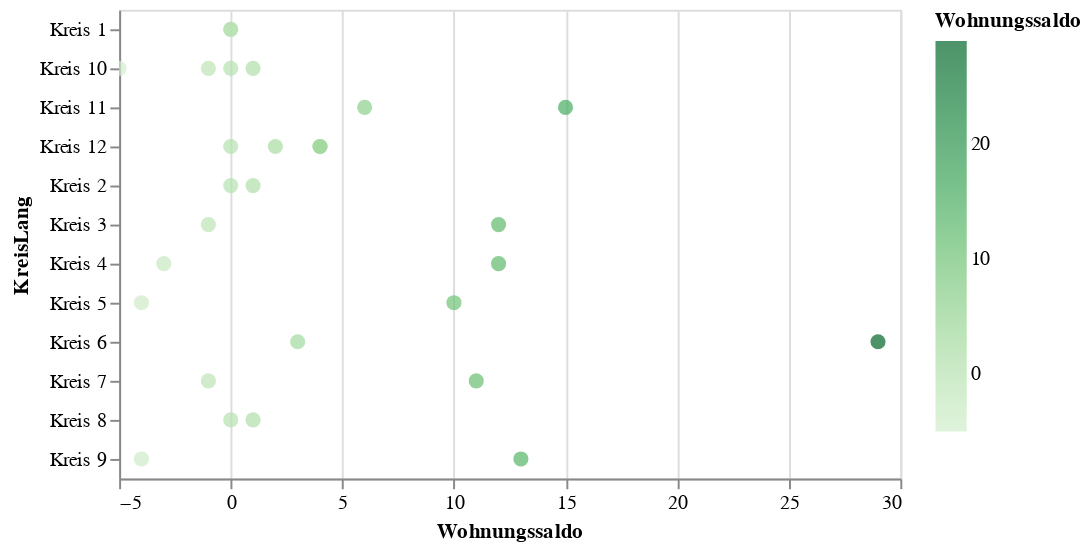

Notebook code for this chart:
### Code cell
alt.Chart(mySelection).mark_circle(size=60).encode(
    x='Wohnungssaldo',
    y='KreisLang',
    #color='AnzWhg',
    #color=alt.Color('EigentumsartLang', scale=alt.Scale(scheme='dark2')),
    color=alt.Color('Wohnungssaldo', scale=alt.Scale(scheme='greens')),
    tooltip=['Jahr', 'KreisCd', 'KreisLang', 'EigentumsartCd', 'EigentumsartLang', 'Wohnungsgroesse']
).interactive() # this makes the axes interactive: now you can zoom & pan

### Figure 1 — Vega-Lite specification as saved in the notebook (floating-point values rounded to 4 significant figures)
{"config": {"view": {"continuousWidth": 400, "continuousHeight": 300}}, "data": {"name": "data-192e9679cf2b1db87169a0cdbdda227a"}, "mark": {"type": "circle", "size": 60}, "encoding": {"color": {"type": "quantitative", "field": "Wohnungssaldo", "scale": {"scheme": "greens"}}, "tooltip": [{"type": "temporal", "field": "Jahr"}, {"type": "quantitative", "field": "KreisCd"}, {"type": "nominal", "field": "KreisLang"}, {"type": "quantitative", "field": "EigentumsartCd"}, {"type": "nominal", "field": "EigentumsartLang"}, {"type": "nominal", "field": "Wohnungsgroesse"}], "x": {"type": "quantitative", "field": "Wohnungssaldo"}, "y": {"type": "nominal", "field": "KreisLang"}}, "selection": {"selector003": {"type": "interval", "bind": "scales", "encodings": ["x", "y"]}}, "$schema": "https://vega.github.io/schema/vega-lite/v4.8.1.json", "datasets": {"data-192e9679cf2b1db87169a0cdbdda227a": [{"Jahr": "2021-01-01T00:00:00", "KreisCd": 1, "KreisLang": "Kreis 1", "EigentumsartCd": 4, "EigentumsartLang": "Natürliche Personen", "Wohnungsgroesse": "AnzGbdWhgStatZim1_3_saldo", "Wohnungssaldo": 0}, {"Jahr": "2021-01-01T00:00:00", "KreisCd": 1, "KreisLang": "Kreis 1", "EigentumsartCd": 4, "EigentumsartLang": "Natürliche Personen", "Wohnungsgroesse": "AnzGbdWhgStatZim4plus_saldo", "Wohnungssaldo": 0}, {"Jahr": "2021-01-01T00:00:00", "KreisCd": 10, "KreisLang": "Kreis 10", "EigentumsartCd": 2, "EigentumsartLang": "Wohnbaugenossenschaften", "Wohnungsgroesse": "AnzGbdWhgStatZim1_3_saldo", "Wohnungssaldo": -5}, {"Jahr": "2021-01-01T00:00:00", "KreisCd": 10, "KreisLang": "Kreis 10", "EigentumsartCd": 2, "EigentumsartLang": "Wohnbaugenossenschaften", "Wohnungsgroesse": "AnzGbdWhgStatZim4plus_saldo", "Wohnungssaldo": 0}, {"Jahr": "2021-01-01T00:00:00", "KreisCd": 10, "KreisLang": "Kreis 10", "EigentumsartCd": 4, "EigentumsartLang": "Natürliche Personen", "Wohnungsgroesse": "AnzGbdWhgStatZim1_3_saldo", "Wohnungssaldo": -1}, {"Jahr": "2021-01-01T00:00:00", "KreisCd": 10, "KreisLang": "Kreis 10", "EigentumsartCd": 4, "EigentumsartLang": "Natürliche Personen", "Wohnungsgroesse": "AnzGbdWhgStatZim4plus_saldo", "Wohnungssaldo": 1}, {"Jahr": "2021-01-01T00:00:00", "KreisCd": 11, "KreisLang": "Kreis 11", "EigentumsartCd": 4, "EigentumsartLang": "Natürliche Personen", "Wohnungsgroesse": "AnzGbdWhgStatZim1_3_saldo", "Wohnungssaldo": 15}, {"Jahr": "2021-01-01T00:00:00", "KreisCd": 11, "KreisLang": "Kreis 11", "EigentumsartCd": 4, "EigentumsartLang": "Natürliche Personen", "Wohnungsgroesse": "AnzGbdWhgStatZim4plus_saldo", "Wohnungssaldo": 6}, {"Jahr": "2021-01-01T00:00:00", "KreisCd": 12, "KreisLang": "Kreis 12", "EigentumsartCd": 2, "EigentumsartLang": "Wohnbaugenossenschaften", "Wohnungsgroesse": "AnzGbdWhgStatZim1_3_saldo", "Wohnungssaldo": 4}, {"Jahr": "2021-01-01T00:00:00", "KreisCd": 12, "KreisLang": "Kreis 12", "EigentumsartCd": 2, "EigentumsartLang": "Wohnbaugenossenschaften", "Wohnungsgroesse": "AnzGbdWhgStatZim4plus_saldo", "Wohnungssaldo": 2}, {"Jahr": "2021-01-01T00:00:00", "KreisCd": 12, "KreisLang": "Kreis 12", "EigentumsartCd": 4, "EigentumsartLang": "Natürliche Personen", "Wohnungsgroesse": "AnzGbdWhgStatZim1_3_saldo", "Wohnungssaldo": 4}, {"Jahr": "2021-01-01T00:00:00", "KreisCd": 12, "KreisLang": "Kreis 12", "EigentumsartCd": 4, "EigentumsartLang": "Natürliche Personen", "Wohnungsgroesse": "AnzGbdWhgStatZim4plus_saldo", "Wohnungssaldo": 0}, {"Jahr": "2021-01-01T00:00:00", "KreisCd": 2, "KreisLang": "Kreis 2", "EigentumsartCd": 4, "EigentumsartLang": "Natürliche Personen", "Wohnungsgroesse": "AnzGbdWhgStatZim1_3_saldo", "Wohnungssaldo": 1}, {"Jahr": "2021-01-01T00:00:00", "KreisCd": 2, "KreisLang": "Kreis 2", "EigentumsartCd": 4, "EigentumsartLang": "Natürliche Personen", "Wohnungsgroesse": "AnzGbdWhgStatZim4plus_saldo", "Wohnungssaldo": 0}, {"Jahr": "2021-01-01T00:00:00", "KreisCd": 3, "KreisLang": "Kreis 3", "EigentumsartCd": 4, "EigentumsartLang": "Natürliche Personen", "Wohnungsgroesse": "AnzGbdWhgStatZim1_3_saldo", "Wohnungssaldo": 12}, {"Jahr": "2021-01-01T00:00:00", "KreisCd": 3, "KreisLang": "Kreis 3", "EigentumsartCd": 4, "EigentumsartLang": "Natürliche Personen", "Wohnungsgroesse": "AnzGbdWhgStatZim4plus_saldo", "Wohnungssaldo": -1}, {"Jahr": "2021-01-01T00:00:00", "KreisCd": 4, "KreisLang": "Kreis 4", "EigentumsartCd": 4, "EigentumsartLang": "Natürliche Personen", "Wohnungsgroesse": "AnzGbdWhgStatZim1_3_saldo", "Wohnungssaldo": 12}, {"Jahr": "2021-01-01T00:00:00", "KreisCd": 4, "KreisLang": "Kreis 4", "EigentumsartCd": 4, "EigentumsartLang": "Natürliche Personen", "Wohnungsgroesse": "AnzGbdWhgStatZim4plus_saldo", "Wohnungssaldo": -3}, {"Jahr": "2021-01-01T00:00:00", "KreisCd": 5, "KreisLang": "Kreis 5", "EigentumsartCd": 4, "EigentumsartLang": "Natürliche Personen", "Wohnungsgroesse": "AnzGbdWhgStatZim1_3_saldo", "Wohnungssaldo": 10}, {"Jahr": "2021-01-01T00:00:00", "KreisCd": 5, "KreisLang": "Kreis 5", "EigentumsartCd": 4, "EigentumsartLang": "Natürliche Personen", "Wohnungsgroesse": "AnzGbdWhgStatZim4plus_saldo", "Wohnungssaldo": -4}, {"Jahr": "2021-01-01T00:00:00", "KreisCd": 6, "KreisLang": "Kreis 6", "EigentumsartCd": 4, "EigentumsartLang": "Natürliche Personen", "Wohnungsgroesse": "AnzGbdWhgStatZim1_3_saldo", "Wohnungssaldo": 29}, {"Jahr": "2021-01-01T00:00:00", "KreisCd": 6, "KreisLang": "Kreis 6", "EigentumsartCd": 4, "EigentumsartLang": "Natürliche Personen", "Wohnungsgroesse": "AnzGbdWhgStatZim4plus_saldo", "Wohnungssaldo": 3}, {"Jahr": "2021-01-01T00:00:00", "KreisCd": 7, "KreisLang": "Kreis 7", "EigentumsartCd": 4, "EigentumsartLang": "Natürliche Personen", "Wohnungsgroesse": "AnzGbdWhgStatZim1_3_saldo", "Wohnungssaldo": 11}, {"Jahr": "2021-01-01T00:00:00", "KreisCd": 7, "KreisLang": "Kreis 7", "EigentumsartCd": 4, "EigentumsartLang": "Natürliche Personen", "Wohnungsgroesse": "AnzGbdWhgStatZim4plus_saldo", "Wohnungssaldo": -1}, {"Jahr": "2021-01-01T00:00:00", "KreisCd": 8, "KreisLang": "Kreis 8", "EigentumsartCd": 4, "EigentumsartLang": "Natürliche Personen", "Wohnungsgroesse": "AnzGbdWhgStatZim1_3_saldo", "Wohnungssaldo": 1}, {"Jahr": "2021-01-01T00:00:00", "KreisCd": 8, "KreisLang": "Kreis 8", "EigentumsartCd": 4, "EigentumsartLang": "Natürliche Personen", "Wohnungsgroesse": "AnzGbdWhgStatZim4plus_saldo", "Wohnungssaldo": 0}, {"Jahr": "2021-01-01T00:00:00", "KreisCd": 9, "KreisLang": "Kreis 9", "EigentumsartCd": 4, "EigentumsartLang": "Natürliche Personen", "Wohnungsgroesse": "AnzGbdWhgStatZim1_3_saldo", "Wohnungssaldo": -4}, {"Jahr": "2021-01-01T00:00:00", "KreisCd": 9, "KreisLang": "Kreis 9", "EigentumsartCd": 4, "EigentumsartLang": "Natürliche Personen", "Wohnungsgroesse": "AnzGbdWhgStatZim4plus_saldo", "Wohnungssaldo": 13}]}}
